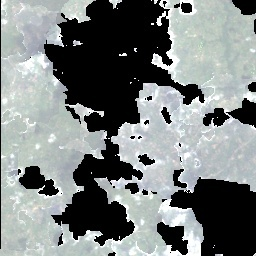
#> input picture data/Mombasa_1994/jpg_files/pix2pix_ready/mombasa_1994_RGB_0000_0000.jpeg, 256 x 256 px; its folder holds only this picture in this run
$ python mock_gan_inference.py
#> lines starting #> are read from the running program, lines starting #| are printed output that depends on the picture; after the words box and inside, x2 and y2 are one past the last pixel; in counts of white or black regions, pixels touching at a corner belong together
"""
Mock GAN Inference: Creates synthetic shoreline segmentation masks using edge detection.
This allows the pipeline to proceed when no trained GAN model is available.
"""
import os
import glob
import numpy as np
import cv2
from pathlib import Path

def create_mock_segmentation(image_path, output_path):
    """
    Create a synthetic binary shoreline segmentation from an input image.
    Uses Canny edge detection and morphological operations to simulate
    a land/water boundary segmentation mask.
    """
    # Read input image
    img = cv2.imread(image_path, cv2.IMREAD_COLOR)
#> img is the input picture: shape (256, 256, 3); mean B, G, R 128.7, 129.2, 124
    if img is None:
        return False

    # Convert to grayscale
    gray = cv2.cvtColor(img, cv2.COLOR_BGR2GRAY)

    # Apply Gaussian blur for smoothing
    blurred = cv2.GaussianBlur(gray, (5, 5), 0)
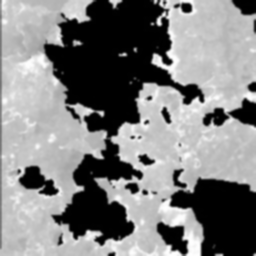
#> blurred: shape (256, 256); min 0, max 254, mean 127.8

    # Apply Canny edge detection
    edges = cv2.Canny(blurred, 50, 150)
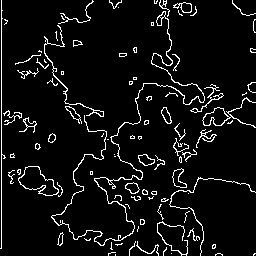
#> edges: shape (256, 256); 6.5% white in thin lines or dots

    # Dilate edges to create thicker lines (representing shoreline)
    kernel = cv2.getStructuringElement(cv2.MORPH_ELLIPSE, (5, 5))
    shoreline_line = cv2.dilate(edges, kernel, iterations=2)
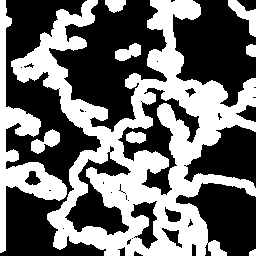
#> shoreline_line: shape (256, 256); 43.2% white; 9 white regions, largest, box (x1, y1, x2, y2) and area: (11, 0, 256, 256) 22822, (0, 0, 67, 253) 3829, (228, 0, 256, 37) 413

    # Create binary segmentation: assume lower part is water (white) and upper part is land (black)
    # or use a simple threshold-based approach with a slight bias
    height = gray.shape[0]
#> height = 256
    width = gray.shape[1]
#> width = 256

    # Create base segmentation: top half land, bottom half water
    seg_mask = np.zeros((height, width), dtype=np.uint8)
    seg_mask[height//2:, :] = 255  # Water in bottom half

    # Refine with edge detection - edges separate land and water
    # Apply morphological operations to create realistic shoreline
    seg_mask_refined = cv2.morphologyEx(seg_mask, cv2.MORPH_CLOSE, kernel, iterations=2)
    seg_mask_refined = cv2.morphologyEx(seg_mask_refined, cv2.MORPH_OPEN, kernel, iterations=1)

    # Add some variation based on image content (darker areas = water)
    # Use Otsu's threshold on a portion of the image
    lower_region = gray[height//3:, :]
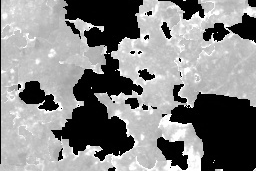
#> lower_region: shape (171, 256); min 0, max 255, mean 133.1
    _, water_mask = cv2.threshold(lower_region, 0, 255, cv2.THRESH_BINARY + cv2.THRESH_OTSU)
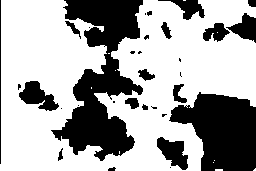
#> water_mask: shape (171, 256); 65.7% white; 32 black regions (15 under 20 px), largest, box (x1, y1, x2, y2) and area: (51, 0, 143, 161) 7029, (169, 92, 256, 171) 4644, (19, 81, 59, 111) 635

    # Combine: use original segmentation as base, refine with content-based detection
    seg_mask_refined[height//3:, :] = water_mask
#> seg_mask_refined: shape (256, 256); 43.9% white; 11 white regions (10 under 20 px), largest, box (x1, y1, x2, y2) and area: (0, 85, 256, 256) 28733

    # Final smoothing
    seg_mask_final = cv2.GaussianBlur(seg_mask_refined, (7, 7), 0)
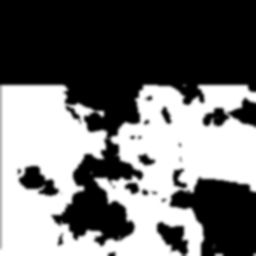
#> seg_mask_final: shape (256, 256); min 0, max 255, mean 112.2

    # Ensure binary output
    _, seg_mask_binary = cv2.threshold(seg_mask_final, 127, 255, cv2.THRESH_BINARY)
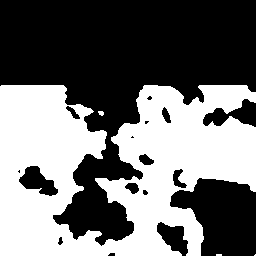
#> seg_mask_binary: shape (256, 256); 44.3% white; 4 white regions (2 under 20 px), largest, box (x1, y1, x2, y2) and area: (0, 85, 256, 256) 28981, (98, 111, 104, 116) 23

    # Save output
    os.makedirs(os.path.dirname(output_path), exist_ok=True)
    cv2.imwrite(output_path, seg_mask_binary)

    return True


def run_mock_gan_inference(input_dir, output_dir, model_name='mock_gan'):
    """
    Process all JPEG images in input_dir and create segmentation masks in output_dir.
    This simulates the GAN inference step using edge detection.
    """
    # Create output structure
    results_dir = os.path.join(output_dir, 'gan', model_name, 'test_latest', 'images')
    os.makedirs(results_dir, exist_ok=True)

    # Find all JPEG images
    jpeg_files = glob.glob(os.path.join(input_dir, '*.jpeg'))
    print(f"[INFO] Found {len(jpeg_files)} JPEG files to process")

    successful = 0
    for jpeg_path in jpeg_files:
        # Create output filename
        basename = os.path.splitext(os.path.basename(jpeg_path))[0]
        output_name = f"{basename}_fake_B.png"  # pix2pix convention for generated output
        output_path = os.path.join(results_dir, output_name)

        # Generate segmentation mask
        if create_mock_segmentation(jpeg_path, output_path):
            successful += 1
        else:
            print(f"[WARN] Failed to process {jpeg_path}")

    print(f"[OK] Created {successful}/{len(jpeg_files)} segmentation masks in {results_dir}")
    return results_dir


def main():
    """Generate mock GAN outputs for all Mombasa years."""
    base_dir = 'data'
    output_dir = os.path.join(os.getcwd(), 'model_outputs')
    years = [1994, 2004, 2014, 2024]

    for year in years:
        site = f'Mombasa_{year}'
        input_dir = os.path.join(base_dir, site, 'jpg_files', 'pix2pix_ready')

        if not os.path.exists(input_dir):
            print(f"[SKIP] Input directory not found: {input_dir}")
            continue

        print(f"\n[INFO] Processing {site}...")
        run_mock_gan_inference(input_dir, output_dir, model_name='shoreline_gan_mock')

    print("\n[SUCCESS] Mock GAN inference complete!")


if __name__ == '__main__':
    main()
